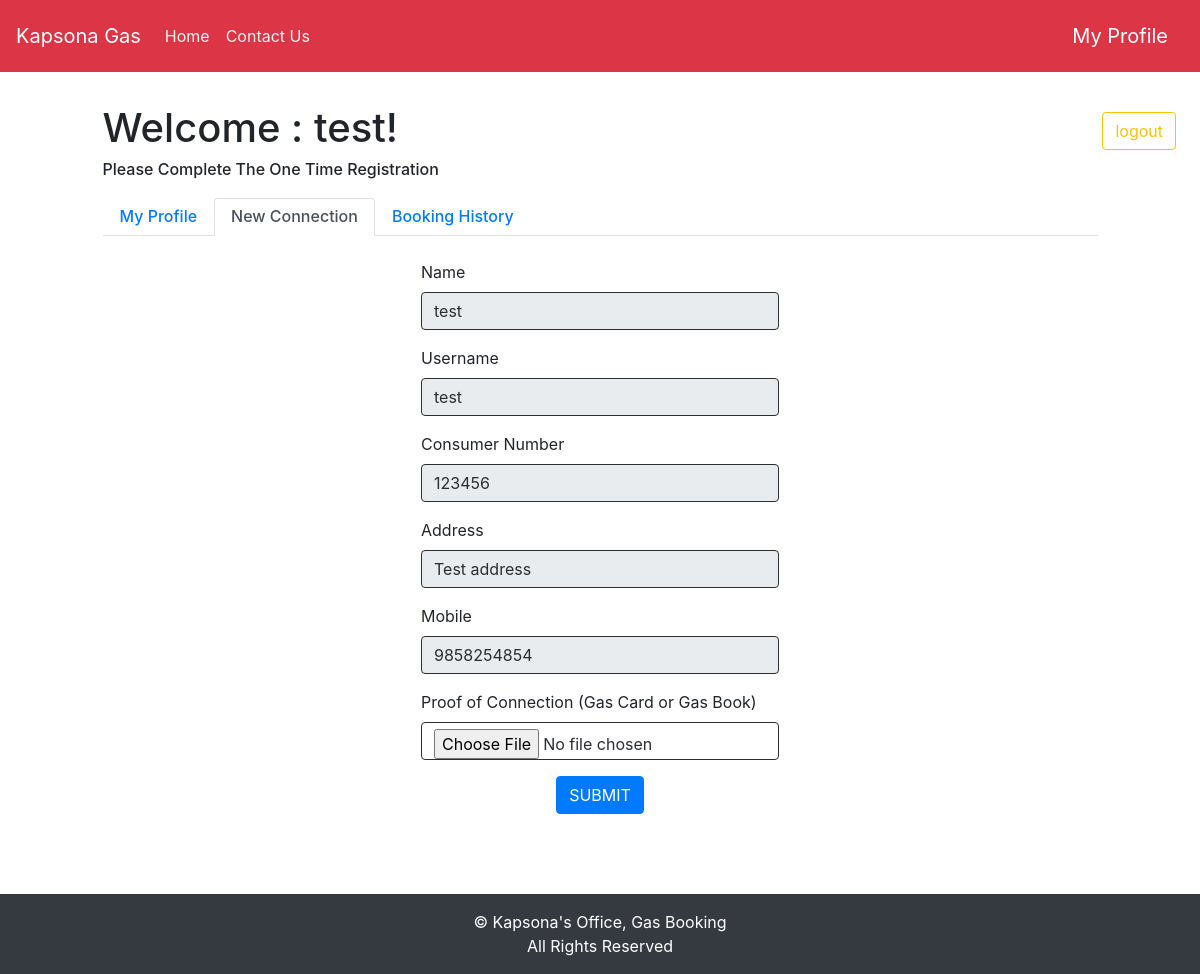
Page /new_connection.php (signed in) on the committed database.
### tables this page shows
CREATE TABLE `registration` (
  `id` int NOT NULL,
  `name` varchar(100) NOT NULL,
  `username` varchar(20) DEFAULT NULL,
  `mob` varchar(10) NOT NULL,
  `consumer` varchar(25) NOT NULL,
  `adress` varchar(200) NOT NULL,
  `photo` varchar(200) NOT NULL,
  `password` varchar(200) NOT NULL,
  `status` int NOT NULL,
  `message` varchar(200) DEFAULT NULL,
  `date` date DEFAULT NULL
);

### new_connection.php (the view, shortened to what this page needs)
<!doctype html>
<html lang="en">
  <head>
    <link rel="stylesheet" href="files/boot.css">
    <link rel="stylesheet" href="css/style.css">
    <link rel="stylesheet" href="style/mobcss.css">
    <link rel="stylesheet" href="style/style.css">
  </head>
  <body>
  <div class="container-fluid">
<?php include "navbar.php" ?>
<div class="row mt-4">
<div class="col-lg-1 col-md-1 col-sm-1">
</div>
<div class="col-lg-10 col-md-10 col-sm-10 mt-2" id="user-heading">
<?php
include("dbcon.php");
$id=$_SESSION['id'];
?>
<h1>Welcome : <?php echo ($_SESSION['name'])?>! <br> </h1>
<h6>Please Complete The One Time Registration<h><br></br>
<ul class="nav nav-tabs">
  <li class="nav-item">
    <a class="nav-link" href="profile.php">My Profile</a>
  </li>
  <li class="nav-item">
    <a class="nav-link active" href="new_connection.php">New Connection</a>
  </li>
  <li class="nav-item">
    <a class="nav-link" href="bookinghistory.php">Booking History</a>
  </li>
</ul>
</div>
<div class="col-lg-1 col-md-1 col-sm-1">
<a href="logout.php" class="btn btn-outline-warning float-right mr-4 my-3">logout</a></div>
</div>
</div>
<?php
$sql="select * from registration where id=$id";
$x=mysqli_query($con,$sql);
if($r=mysqli_fetch_assoc($x))
{
?>
<div class="row">
<div class="col-lg-4 col-md-4 col-sm-12 p-4"></div>
<div class="col-lg-4 col-md-4 col-sm-12 p-4">
<form action="" method="post" enctype='multipart/form-data' class="cust-form";>
<div class="form-group"><label for="">Name</label><input type="text" name="name" value="<?= $r['name']?>" class="form-control" readonly></div>
<div class="form-group"><label for="">Username</label><input type="text" name="username" value="<?= $r['username']?>" class="form-control" readonly></div>
<div class="form-group"><label for="">Consumer Number</label><input type="text" name="consumer" value="<?= $r['consumer']?>" class="form-control" readonly></div>
<div class="form-group"><label for="">Address</label><input type="text" name="address" value="<?= $r['adress']?>" class="form-control" readonly></div>
<div class="form-group"><label for="">Mobile</label><input type="text" name="mob" value="<?= $r['mob']?>" class="form-control" readonly></div>
<div class="form-group"><label for="">Proof of Connection (Gas Card or Gas Book)</label><input type="file" name='proof' class="form-control"></div><div class="form-group text-center">
<button type="submit" class="btn btn-primary" name="id" value="<?= $r['id']?>">SUBMIT</button>
</div>
</form>
</div>
<div class="col-lg-4 col-md-4 col-sm-12 "></div>
</div>
<?php
}
?>
     </body>
</html>
<?php include "footer.php"?>

### style/style.css (style rules this page uses)
.cust-form { margin-left: 10px; margin-right: 10px; }

### new_connection.php (style rules this page uses)
.container-fluid { margin:0px;padding:0px; }
body { overflow-x :hidden; }

### rows in the picture
registration: name "test", username "test", consumer "123456", address "Test address", mob "9858254854"

### other values in the picture
$_SESSION['name'] "test"
